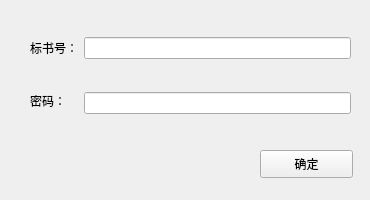
<?xml version="1.0" encoding="UTF-8"?>
<ui version="4.0">
 <class>MainWindow</class>
 <widget class="QMainWindow" name="MainWindow">
  <property name="geometry">
   <rect>
    <x>0</x>
    <y>0</y>
    <width>370</width>
    <height>200</height>
   </rect>
  </property>
  <property name="sizePolicy">
   <sizepolicy hsizetype="Fixed" vsizetype="Fixed">
    <horstretch>0</horstretch>
    <verstretch>0</verstretch>
   </sizepolicy>
  </property>
  <property name="minimumSize">
   <size>
    <width>0</width>
    <height>0</height>
   </size>
  </property>
  <property name="windowTitle">
   <string>信息输入</string>
  </property>
  <widget class="QWidget" name="centralwidget">
   <widget class="QPushButton" name="pushButton">
    <property name="geometry">
     <rect>
      <x>260</x>
      <y>150</y>
      <width>93</width>
      <height>28</height>
     </rect>
    </property>
    <property name="text">
     <string>确定</string>
    </property>
   </widget>
   <widget class="QWidget" name="layoutWidget">
    <property name="geometry">
     <rect>
      <x>30</x>
      <y>10</y>
      <width>321</width>
      <height>131</height>
     </rect>
    </property>
    <layout class="QHBoxLayout" name="horizontalLayout">
     <item>
      <layout class="QVBoxLayout" name="verticalLayout_2">
       <item>
        <widget class="QLabel" name="label">
         <property name="sizePolicy">
          <sizepolicy hsizetype="Fixed" vsizetype="Fixed">
           <horstretch>0</horstretch>
           <verstretch>0</verstretch>
          </sizepolicy>
         </property>
         <property name="text">
          <string>标书号：</string>
         </property>
        </widget>
       </item>
       <item>
        <widget class="QLabel" name="label_2">
         <property name="sizePolicy">
          <sizepolicy hsizetype="Fixed" vsizetype="Fixed">
           <horstretch>0</horstretch>
           <verstretch>0</verstretch>
          </sizepolicy>
         </property>
         <property name="text">
          <string>密码：</string>
         </property>
        </widget>
       </item>
      </layout>
     </item>
     <item>
      <layout class="QVBoxLayout" name="verticalLayout">
       <item>
        <widget class="QLineEdit" name="editTender">
         <property name="text">
          <string/>
         </property>
        </widget>
       </item>
       <item>
        <widget class="QLineEdit" name="editPswd"/>
       </item>
      </layout>
     </item>
    </layout>
   </widget>
  </widget>
 </widget>
 <resources/>
 <connections/>
</ui>
